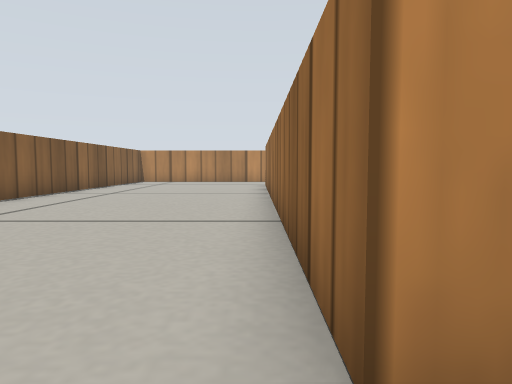
View 1 (above)

16 first-person views from a walk through a Gazebo world. The camera is 0.15 m above the floor, tilts 4° down and sees 70° across. The floor is counted in squares, 0.2 m on a side. Each view is taken from the middle of a square. On the plan, view 1 faces up. The plan holds only what a view shows up to about 11 squares ahead; the rest is blank. Gazebo's built-in surfaces are drawn with simple patterns.

View 2
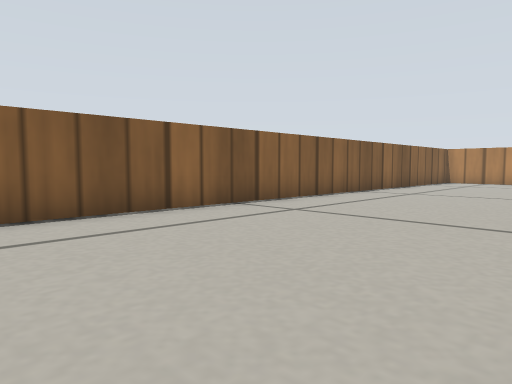

View 3
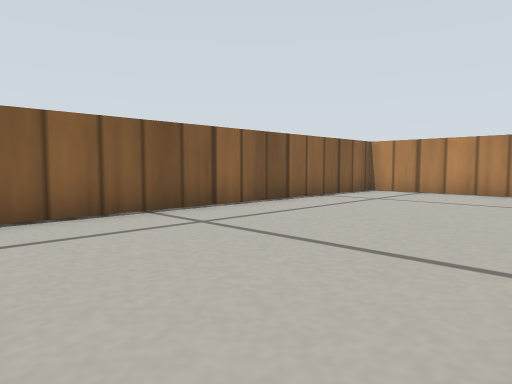

View 4
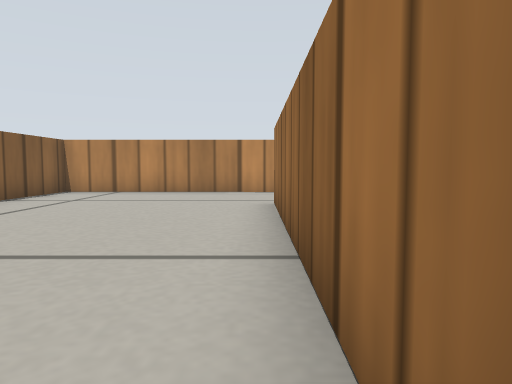

View 5
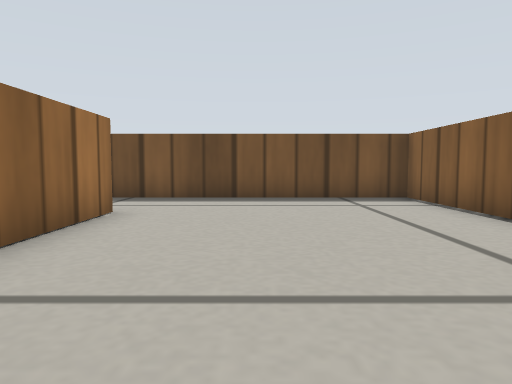

View 6
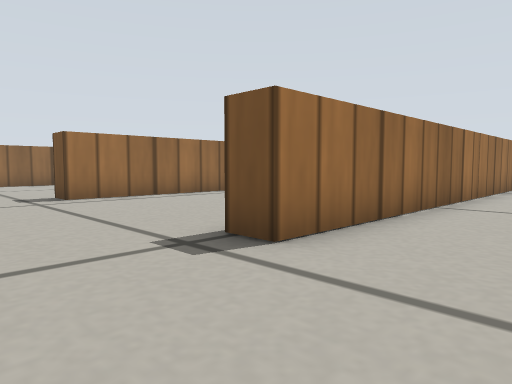

View 7
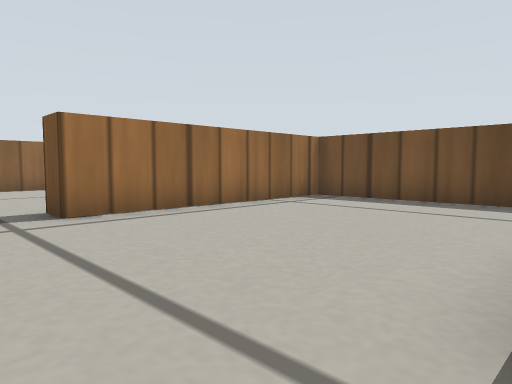

View 8
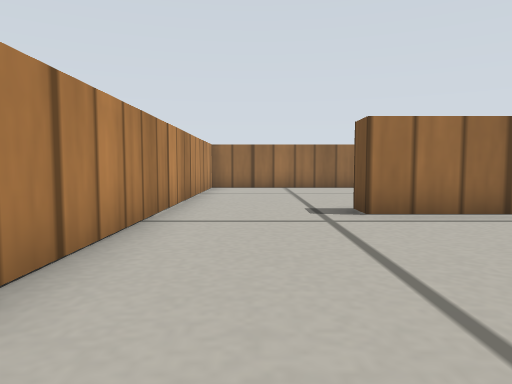

View 9
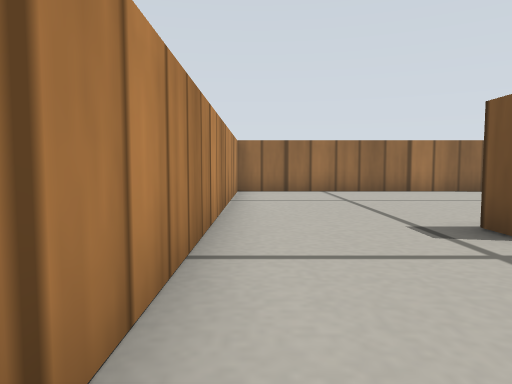

View 10
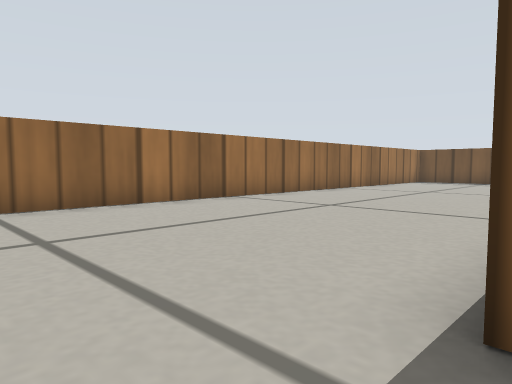

View 11
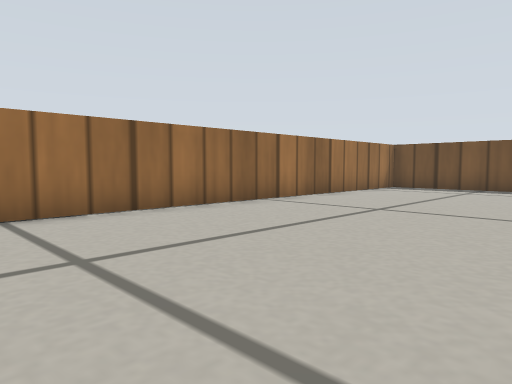

View 12
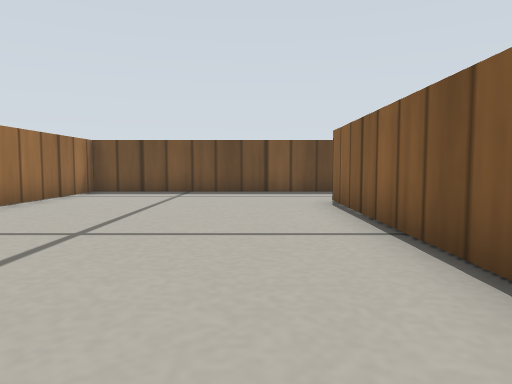

View 13
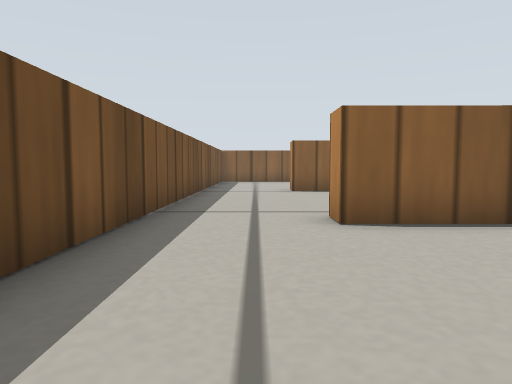

View 14
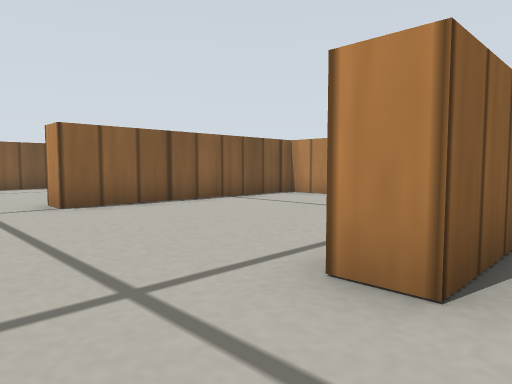

View 15
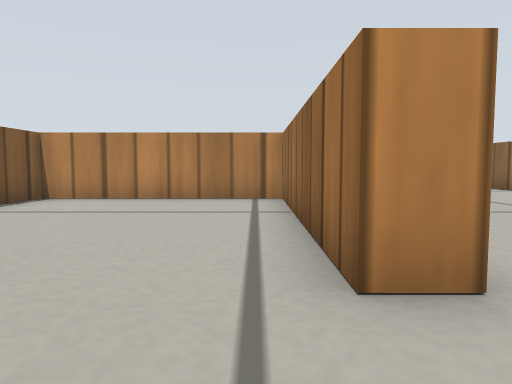

View 16
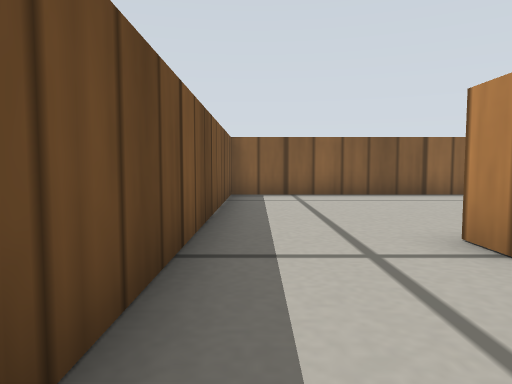

### Floor plan
Points are (right, up) in squares from view 1. A wall is a line through its corners. A room is listed if a view was taken in it or the views show most of it. See-through windows are left out.
Room 1 (views 1, 2, 3, 4, 5, 6)
walls: (0.3, 1.1) (0.4, 14.3); (0.6, 17.6) (-5.5, 17.6) (-5.6, -1.7) (0.6, -1.7)
ways out: opening at (1, 16) to room 2; opening at (1, 0) to room 4
Room 2 (views 7, 8, 9)
walls: (0.4, 14.3) (1.1, 14.3); (2.3, 8.1) (6.6, 8.1) (6.6, 14.3); (6.6, 17.6) (3.1, 17.6)
ways out: opening at (1, 16) to room 1; opening at (7, 16) to room 3
Room 3 (views 10, 11, 12, 13, 14)
walls: (7.4, 6.8) (7.3, 1.1) (6.6, 1.1); (6.6, 14.3) (7.5, 14.3); (6.6, -1.7) (13.8, -1.7) (13.8, 17.5) (6.6, 17.6)
ways out: opening at (7, 16) to room 2; opening at (7, 0) to room 4
Room 4 (views 15, 16)
walls: (6.6, 1.1) (6.6, 7.3) (1.1, 7.4) (1.1, 1.1) (0.3, 1.1); (0.6, -1.7) (6.6, -1.7)
ways out: opening at (1, 0) to room 1; opening at (7, 0) to room 3

Positions as (right, up) in squares from view 1, and headings:
1: (0, 0), facing up
2: (0, 0), facing up-left
3: (0, 7), facing up-left
4: (0, 7), facing up
5: (-2, 7), facing down
6: (-2, 17), facing down-right
7: (1, 16), facing down-right
8: (1, 16), facing right
9: (3, 17), facing right
10: (7, 16), facing down-right
11: (8, 11), facing down-right
12: (9, 9), facing down
13: (12, 0), facing left
14: (8, -1), facing up-left
15: (6, -1), facing up
16: (4, -1), facing left
